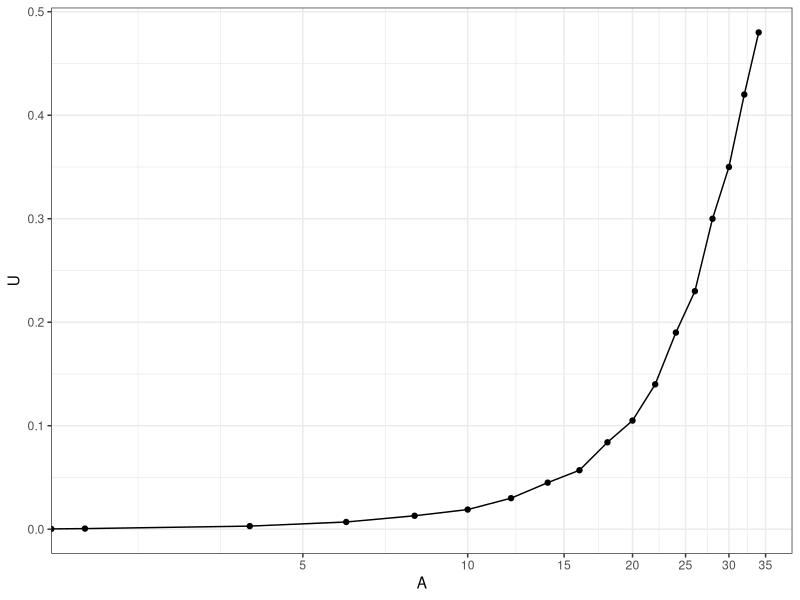
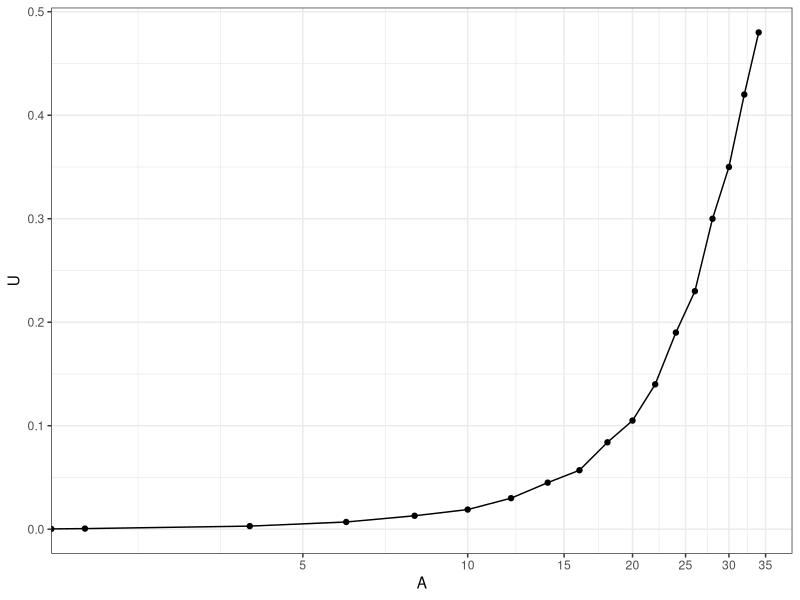

Write the R code that produced these figures, in order.
## ---- chunk 1
library(ggplot2)

dat <- read.csv('dataset1.csv', sep = '\t')

g <- ggplot(dat, aes(x = A, y = U)) +
  geom_point()+
  geom_line() +
  scale_x_log10(breaks = c(5,10,15,20,25,30,35)) +
  theme_bw()

plot(g)
## ---- chunk 2
library(ggplot2)

dat <- read.csv('dataset1.csv', sep = '\t')

g <- ggplot(dat, aes(x = A, y = U)) +
  geom_point()+
  geom_line() +
  scale_x_log10(breaks = c(5,10,15,20,25,30,35)) +
  theme_bw()

plot(g)
